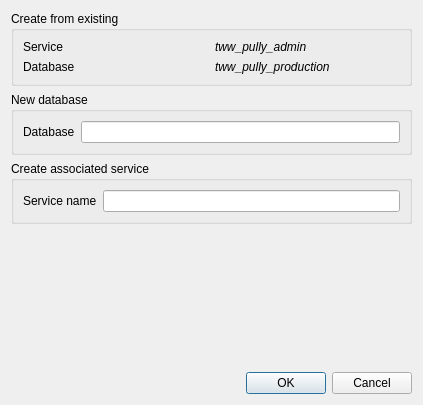
<?xml version="1.0" encoding="UTF-8"?>
<ui version="4.0">
 <class>DatabaseDuplicateDialog</class>
 <widget class="QDialog" name="DatabaseDuplicateDialog">
  <property name="geometry">
   <rect>
    <x>0</x>
    <y>0</y>
    <width>423</width>
    <height>405</height>
   </rect>
  </property>
  <property name="windowTitle">
   <string>Duplicate database</string>
  </property>
  <layout class="QVBoxLayout" name="verticalLayout">
   <item>
    <widget class="QGroupBox" name="groupBox">
     <property name="title">
      <string>Create from existing</string>
     </property>
     <layout class="QGridLayout" name="gridLayout_2">
      <item row="0" column="0">
       <widget class="QLabel" name="label">
        <property name="text">
         <string>Service</string>
        </property>
       </widget>
      </item>
      <item row="1" column="0">
       <widget class="QLabel" name="label_2">
        <property name="text">
         <string>Database</string>
        </property>
       </widget>
      </item>
      <item row="0" column="1">
       <widget class="QLabel" name="existingService_label">
        <property name="font">
         <font>
          <italic>true</italic>
         </font>
        </property>
        <property name="text">
         <string>tww_pully_admin</string>
        </property>
       </widget>
      </item>
      <item row="1" column="1">
       <widget class="QLabel" name="existingDatabase_label">
        <property name="font">
         <font>
          <italic>true</italic>
         </font>
        </property>
        <property name="text">
         <string>tww_pully_production</string>
        </property>
       </widget>
      </item>
     </layout>
    </widget>
   </item>
   <item>
    <widget class="QGroupBox" name="groupBox_2">
     <property name="title">
      <string>New database</string>
     </property>
     <layout class="QGridLayout" name="gridLayout_3">
      <item row="0" column="1">
       <widget class="QLineEdit" name="newDatabase_lineEdit"/>
      </item>
      <item row="0" column="0">
       <widget class="QLabel" name="label_4">
        <property name="text">
         <string>Database</string>
        </property>
       </widget>
      </item>
     </layout>
    </widget>
   </item>
   <item>
    <widget class="QGroupBox" name="groupBox_3">
     <property name="title">
      <string>Create associated service</string>
     </property>
     <layout class="QGridLayout" name="gridLayout_4">
      <item row="0" column="0">
       <widget class="QLabel" name="label_5">
        <property name="text">
         <string>Service name</string>
        </property>
       </widget>
      </item>
      <item row="0" column="1">
       <widget class="QLineEdit" name="newService_lineEdit"/>
      </item>
     </layout>
    </widget>
   </item>
   <item>
    <spacer name="verticalSpacer">
     <property name="orientation">
      <enum>Qt::Vertical</enum>
     </property>
     <property name="sizeHint" stdset="0">
      <size>
       <width>20</width>
       <height>40</height>
      </size>
     </property>
    </spacer>
   </item>
   <item>
    <widget class="QDialogButtonBox" name="buttonBox">
     <property name="orientation">
      <enum>Qt::Horizontal</enum>
     </property>
     <property name="standardButtons">
      <set>QDialogButtonBox::Cancel|QDialogButtonBox::Ok</set>
     </property>
    </widget>
   </item>
  </layout>
 </widget>
 <resources/>
 <connections>
  <connection>
   <sender>buttonBox</sender>
   <signal>rejected()</signal>
   <receiver>DatabaseDuplicateDialog</receiver>
   <slot>reject()</slot>
   <hints>
    <hint type="sourcelabel">
     <x>316</x>
     <y>260</y>
    </hint>
    <hint type="destinationlabel">
     <x>286</x>
     <y>274</y>
    </hint>
   </hints>
  </connection>
 </connections>
</ui>
